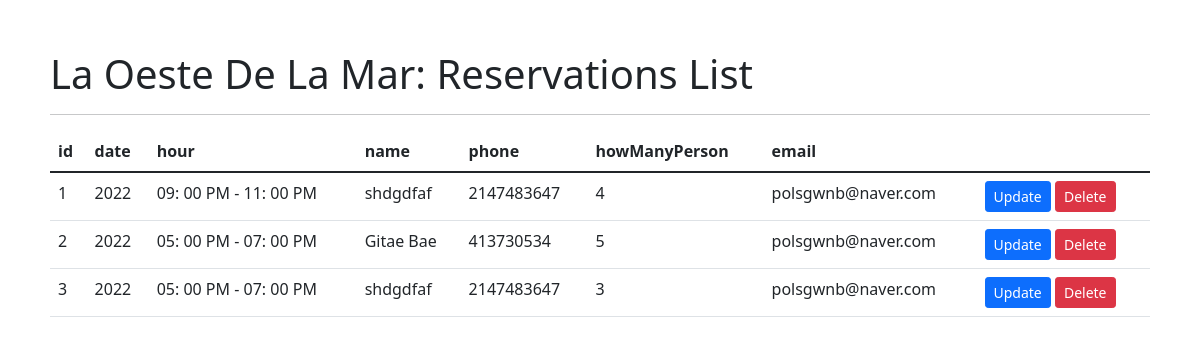
The app's page /database1.php with its own data.
### tables this page shows
CREATE TABLE `register1` (
  `id` int(100) NOT NULL,
  `date` int(11) NOT NULL,
  `hour` varchar(225) NOT NULL,
  `name` varchar(50) NOT NULL,
  `phone` int(100) NOT NULL,
  `howManyPerson` int(100) NOT NULL,
  `email` text NOT NULL
);

### database1.php (the view, shortened to what this page needs)
<!DOCTYPE html>
<html lang="en">
<head>
    <link href="https://cdn.jsdelivr.net/npm/bootstrap@5.1.3/dist/css/bootstrap.min.css" rel="stylesheet">
</head>
<body style="margin: 50px;">
    <h1>La Oeste De La Mar: Reservations List</h1>
	<hr />
    <table class="table">
        <thead>
			<tr>
				<th>id</th>
				<th>date</th>
				<th>hour</th>
				<th>name</th>
				<th>phone</th>
				<th>howManyPerson</th>
				<th>email</th>
			</tr>
		</thead>
        <tbody>
            <?php
            $servername = "localhost";
			$username = "root";
			$password = "";
			$database = "restaurant";
			$connection = new mysqli($servername, $username, $password, $database);
			$sql = "SELECT * FROM register1";
			$result = $connection->query($sql);
			while($row = $result->fetch_assoc()){
				echo "<tr>
					<td>" . $row["id"] . "</td>
					<td>" . $row["date"] . "</td>
					<td>" . $row["hour"] . "</td>
					<td>" . $row["name"] . "</td>
					<td>" . $row["phone"] . "</td>
					<td>" . $row["howManyPerson"] . "</td>
					<td>" . $row["email"] . "</td>
					<td>
						<a class='btn btn-primary btn-sm' href='update'>Update</a>
						<a class='btn btn-danger btn-sm' href='delete'>Delete</a>
					</td>
				</tr>";
			}
            ?>
        </tbody>
    </table>
</body>
</html>

### records on screen
register1: id "1", date "2022", hour "09: 00 PM - 11: 00 PM", name "shdgdfaf", phone "2147483647", howManyPerson "4", email "polsgwnb@naver.com"
register1: id "2", date "2022", hour "05: 00 PM - 07: 00 PM", name "Gitae Bae", phone "413730534", howManyPerson "5", email "polsgwnb@naver.com"
register1: id "3", date "2022", hour "05: 00 PM - 07: 00 PM", name "shdgdfaf", phone "2147483647", howManyPerson "3", email "polsgwnb@naver.com"
